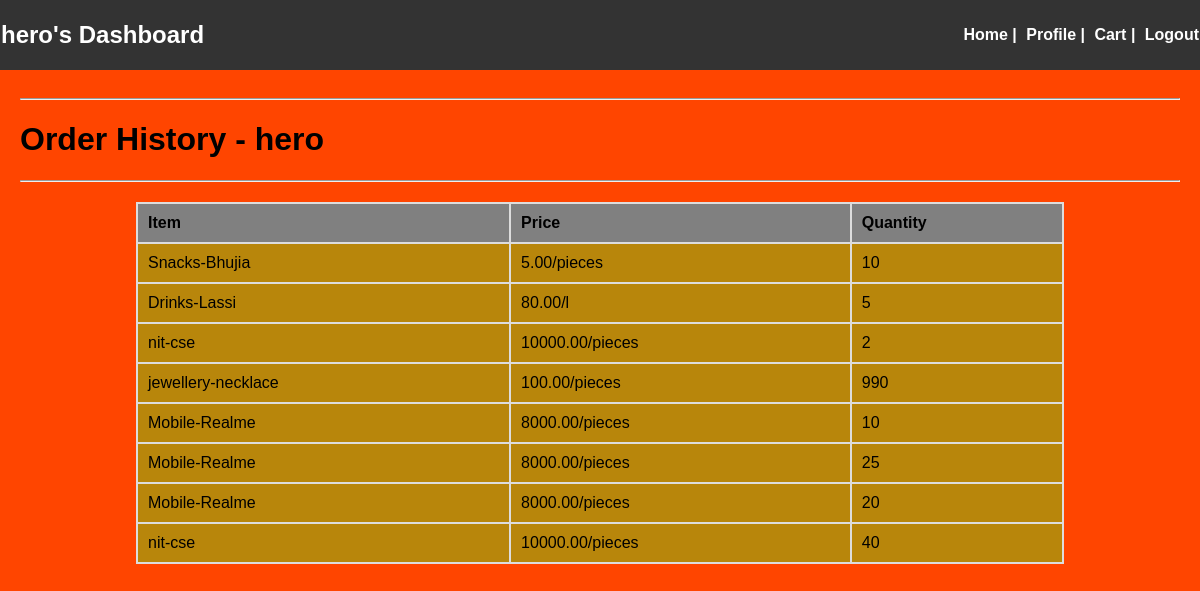
Page /user/hero/profile (signed in) on the committed database.
### model/models.py (models this page shows)
class Users(db.Model):
    __tablename__ = "users"
    user_id = db.Column(db.Integer, autoincrement = True, primary_key = True)
    username = db.Column(db.String, unique = True, nullable = False)
    email = db.Column(db.String,unique = True, nullable = False)
    password = db.Column(db.String, nullable = False)
    name = db.Column(db.String, unique = True, nullable = False)
    cart = db.relationship('Cart', backref = 'user',cascade='all, delete')
    order = db.relationship('Orders', backref = 'user',cascade='all, delete')

class Categories(db.Model):
    __tablename__ = "categories"
    cat_id = db.Column(db.Integer,autoincrement = True,  primary_key = True)
    cat_name = db.Column(db.String, unique = True, nullable = False)
    date = db.Column(db.String,  nullable = False)
    admin_id = db.Column(db.Integer,db.ForeignKey('admins.admin_id'),nullable=False)
    products = db.relationship('Products', backref='categories',cascade='all, delete')

class Products(db.Model):
    __tablename__ = "products"
    product_id = db.Column(db.Integer, autoincrement = True, primary_key = True)
    product_name = db.Column(db.String, nullable = False)
    price = db.Column(db.Numeric, nullable = False)
    unit = db.Column(db.String, nullable = False)
    products_left = db.Column(db.Integer, nullable = False)
    mfc_date = db.Column(db.String, nullable = False)
    exp_date = db.Column(db.String)
    cat_id = db.Column(db.Integer, db.ForeignKey('categories.cat_id'), nullable = False)
    cart  = db.relationship('Cart', backref = 'products' , cascade='all, delete-orphan')
    order = db.relationship('Orders', backref = 'products', cascade='all, delete-orphan')

class Orders(db.Model):
    __tablename__ = "orders"
    user_id = db.Column(db.Integer,db.ForeignKey('users.user_id'),primary_key = True, nullable = False)
    product_id = db.Column(db.Integer, db.ForeignKey('products.product_id'),primary_key = True , nullable = False)
    timedate = db.Column(db.String, primary_key = True, nullable = False)
    quantity = db.Column(db.Integer,nullable = False)

### controller/user_controller.py (the view)
@app.route("/user/<username>/profile")
def profilePage(username):
    if 'user' not in session or username != session['user']:
        return redirect("/login")
    user = Users.query.filter_by(username= username).first()
    order = Orders.query.filter_by(user_id=user.user_id).order_by(desc(Orders.timedate)).all()
    orders = []
    for i in order:
        tmp = {}
        tmp_prod = Products.query.get(i.product_id)
        tmp_cat = Categories.query.get(tmp_prod.cat_id)
        tmp['category_name'] = tmp_cat.cat_name
        tmp['product_name'] = tmp_prod.product_name
        tmp['price'] = round(tmp_prod.price,2)
        tmp['unit'] = tmp_prod.unit
        tmp['quantity'] = i.quantity
        orders.append(tmp)
    values = {}
    values["title"] = username + " - Home"
    values["header"] = "Welcome " + user.name
    values["user"] = username
    values["name"] = user.name
    return render_template('user_profile.html', **values, orders = orders )

### templates/user_profile.html (shortened to what this page needs)
{% extends 'base.html' %}
{% block header_content %}{{name}}'s Dashboard{% endblock %}
{% block nav_content %}
<a href="/user/{{user}}">Home</a> |
<a href="/user/{{user}}/profile">Profile </a> |
<a href="/user/{{user}}/cart">Cart</a> |
<a href="/logout">Logout</a>
{% endblock %}
{% block content %}
    <hr>
    <h1>Order History - {{user}} </h1>
    <hr>
    <table>
        <tr>
            <th>Item</th>
            <th>Price</th>
            <th>Quantity</th>
        </tr>
        {% for order in orders %}
        <tr>
            <td>{{order.category_name}}-{{ order.product_name }}</td>
            <td>{{ order.price }}/{{ order.unit }}</td>
            <td>{{ order.quantity }}</td>
        </tr>
        {% endfor %}
    </table>
{% endblock %}b

### templates/base.html (style rules this page uses)
body { font-family: Arial, sans-serif; margin: 0; padding: 0; }
.header a { color: #fff; text-decoration: none; margin-left: 5px; }

### templates/user_profile.html (style rules this page uses)
body { background-color: orangered; }
table { width: 80%; margin: 20px auto; border-collapse: collapse; background-color: darkgoldenrod; }
th, td { padding: 10px; border: 2px solid #ddd; text-align: left; }
th { background-color: gray; }

### rows in the picture
Users: name "hero"
Categories: category_name "Snacks"
Products: product_name "Bhujia", unit "pieces"
Categories: category_name "Drinks"
Products: product_name "Lassi"
Categories: category_name "nit" "nit"
Products: product_name "cse" "cse", unit "pieces" "pieces"
Categories: category_name "jewellery"
Products: product_name "necklace", unit "pieces"
Orders: quantity "990"
Categories: category_name "Mobile" "Mobile" "Mobile"
Products: product_name "Realme" "Realme" "Realme", unit "pieces" "pieces" "pieces"

### other values in the picture
{{ user }} "hero"
{{ order.price }} "5.00" "80.00" "10000.00" "100.00" "8000.00" "8000.00" "8000.00" "10000.00"
{{ order.quantity }} "10" "5" "2" "10" "25" "20" "40"
{{ order.unit }} "l"
